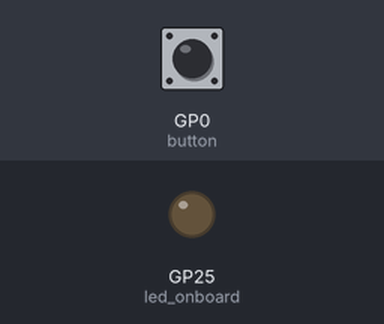
Simulated run of this program. Board: Raspberry Pi Pico running MicroPython. Shown: output pins drawn as LEDs (lit = HIGH). The inputs (shaded band) are chosen by the test bench; at power-on: GP0 (button) LOW.

Above: at 1.2 s.
1.3 s: GP0 (button) pulled HIGH for 0.15 s
At 1.38 s:
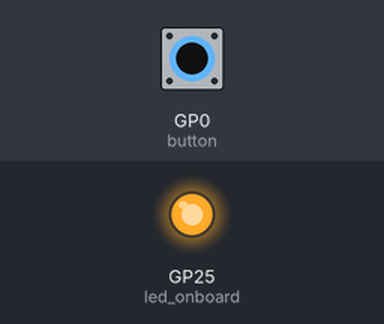
2.9 s: GP0 (button) pulled HIGH for 3.2 s
At 7.1 s:
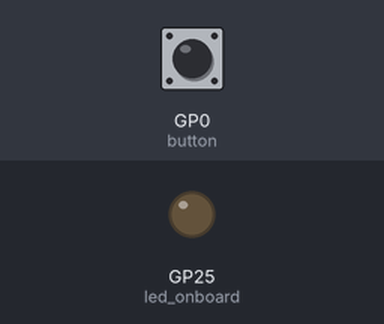
Timing chart, 0 to 8.6 s (numbered marks = the images above; inputs shaded):
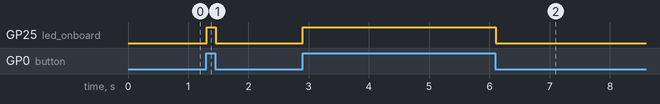

The program:

debounce_method-1.py
```python
from machine import Pin
from time import ticks_ms,sleep_ms

debounce_time = 50 # Define the debounce time in milliseconds
button = Pin(0, Pin.IN, Pin.PULL_DOWN)
led_onboard = Pin("LED", Pin.OUT)

# Initialize the last state and last change time
last_state = button.value()
last_change_time = ticks_ms()

while True:
    current_state = button.value() # Read the current state of the toggle switch
    if current_state != last_state: # Check if the state has changed
        current_time = ticks_ms() # Get the current time
        if current_time - last_change_time >= debounce_time: # Check if the debounce time has passed
            last_state = current_state # Update the last state and last change time
            last_change_time = current_time
            # Toggle the LED
            if last_state == 1:
                led_onboard.value(1)
            else:
                led_onboard.value(0)

    # Wait a short time before checking again
    sleep_ms(10)
        
```

Measured:
- after the input at 1.3 s, GP25 (led_onboard): LOW → HIGH at once, → LOW 0.15 s later
- after the input at 2.9 s, GP25 (led_onboard): LOW → HIGH at once, → LOW 3.2 s later
